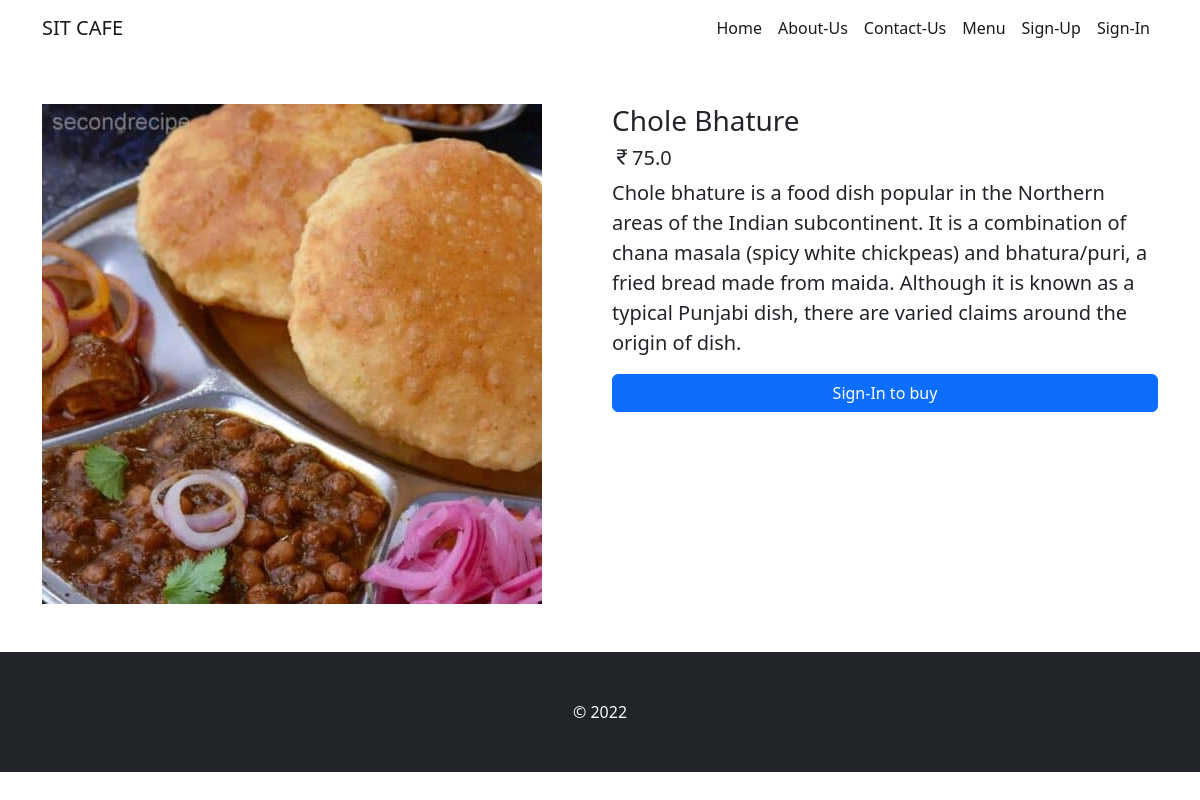
The app's page /food/details/17 with its own data.
### food/models.py (models this page shows, shortened)
class Food(models.Model):
    category = models.ForeignKey(Cuisine, on_delete=models.DO_NOTHING)
    name = models.CharField(max_length=100)
    description = models.TextField()
    secondary_description = models.TextField(blank=True)
    price = models.FloatField()
    is_available = models.BooleanField(default=True)
    image = models.ImageField(upload_to = 'food_images/')

### food/views.py (the view)
# urls.py: path('details/<int:id>',views.details,name='details'),
def details(request, id):
    food = Food.objects.get(id=id)
    context = {
        'food' : food,
        'id' : id
    }
    return render(request, 'food/details.html',context)

### templates/food/details.html (shortened to what this page needs)
{% extends 'base.html' %}
{% load static %}
{% block css %}
    <link rel="stylesheet" href="{% static 'css/details-style.css' %}">
{% endblock css %}
{% block content %}
    <div class="container">
        <div class="row my-5">
            <div class="col-md-6">
                <img src="{{food.image.url}}" alt="{{food.name}}" class="img-fluid">
            </div>
            <div class="col-md-6">
                <h3 class="h3">{{food.name}}</h3>
                <h5 class="h5"><i class="bi bi-currency-rupee"></i>{{food.price}}</h5>
                <p class="lead">{{food.description}}</p>
                <div class="div my-2">
                    {% if food.is_available %}
                        {% if user.is_authenticated %}
                            <form action="{% url 'add_to_cart' %}" method="post">
                                {% csrf_token %}
                                <input type="hidden" name="food_id" value={{food.id}}>
                                <div class="input-group col-2 mb-3">
                                    <button class="btn btn-outline-secondary" type="button" onclick="decrement()">-</button>
                                    <input type="number" class="quantity" id="quantity" name="quantity" value="1" readonly>
                                    <button class="btn btn-outline-secondary" type="button" onclick="increment()">+</button>
                                </div>
                                <input type="submit" value="Add to cart" class="btn btn-primary w-100">
                            </form>
                        {% else %}
                            <a href="{% url 'signin' %}" class="btn btn-primary w-100">Sign-In to buy</a>
                        {% endif %}
                    {% else %}
                        <p class="lead text-danger">Currently Out of Stock</p>
                        {% comment %} <a href="" class="btn btn-danger disabled w-100">Currently Out of Stock</a> {% endcomment %}
                    {% endif %}
                </div>
            </div>
        </div>
    </div>
{% endblock content %}

### records on screen
Food: image (picture), name "Chole Bhature", price "75.0", description "Chole bhature is a food dish popular in the Northern areas of the Indian subcontinent. It is a combination of chana masala (spicy white chickpeas) and bhatura/puri, a fried bread made from maida. Although it is known as a typical Punjabi dish, there are varied claims around the origin of dish."
